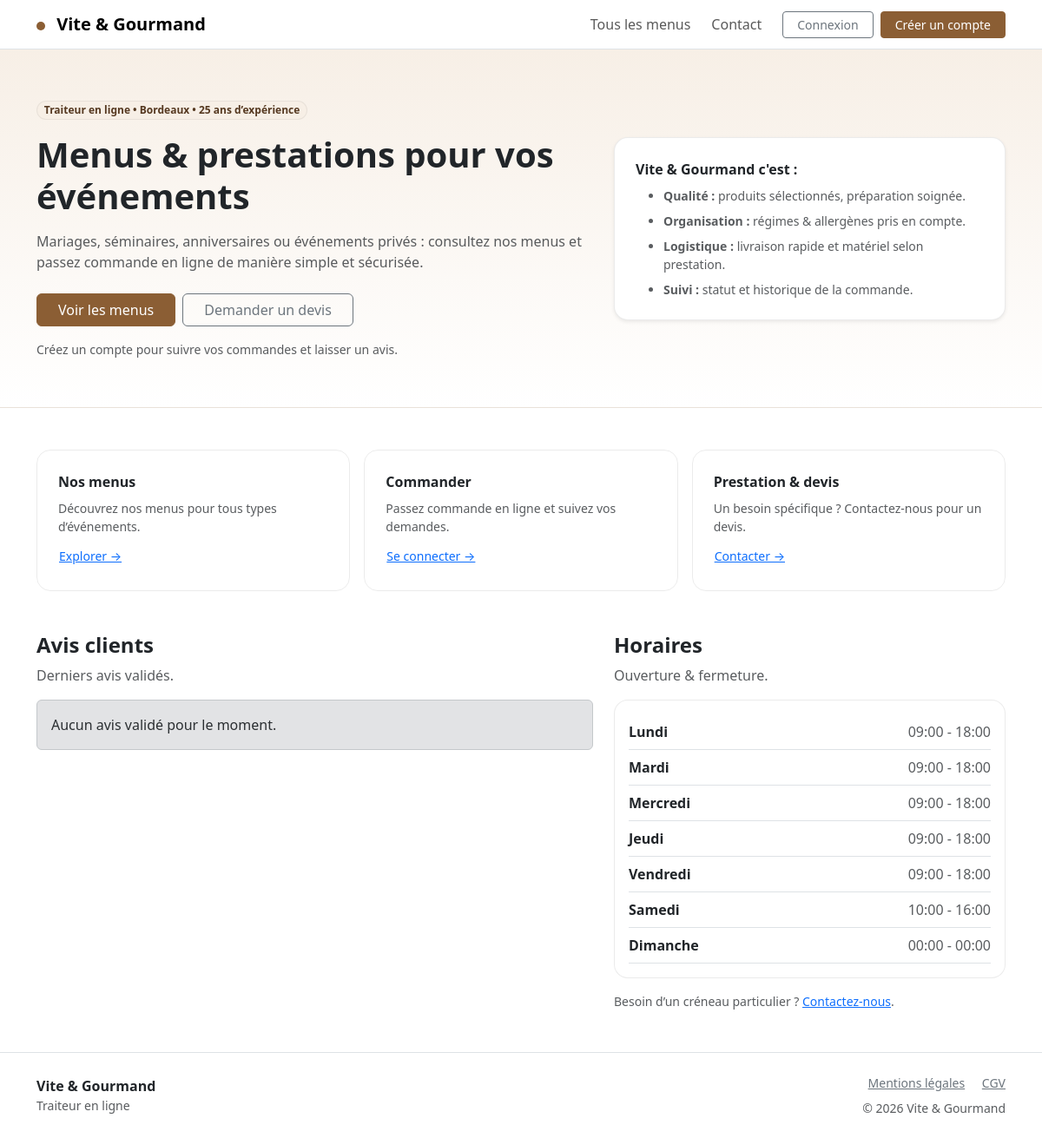
The page / on the database its author committed.
### tables this page shows
CREATE TABLE horaire (
  horaire_id INT AUTO_INCREMENT PRIMARY KEY,
  jour VARCHAR(50) NOT NULL,
  heure_ouverture VARCHAR(50) NOT NULL,
  heure_fermeture VARCHAR(50) NOT NULL
);

### index.php (the view, shortened to what this page needs)
<?php
$user = $_SESSION['user'] ?? null;
$pdo = db();
$baseUrl = rtrim(str_replace('\\', '/', dirname($_SERVER['SCRIPT_NAME'])), '/');
$horaires = $pdo->query("
    SELECT jour, heure_ouverture, heure_fermeture
    FROM horaire
    ORDER BY horaire_id ASC
")->fetchAll();
$avisValides = $pdo->query("
    SELECT note, description
    FROM avis
    WHERE statut = 'valide'
    ORDER BY avis_id DESC
    LIMIT 5
")->fetchAll();
$role = $user['role'] ?? '';
$isStaff = ($role === 'employee' || $role === 'admin');
?>
<!doctype html>
<html lang="fr">
<head>
    <link href="https://cdn.jsdelivr.net/npm/bootstrap@5.3.3/dist/css/bootstrap.min.css" rel="stylesheet">
    <link rel="stylesheet" href="<?= $baseUrl ?>/assets/css/style.css">
</head>
<body class="bg-white">
<nav class="navbar navbar-expand-lg navbar-light bg-white border-bottom sticky-top">
    <div class="container">
        <a class="navbar-brand fw-semibold" href="<?= $baseUrl ?>/index.php">
            <span class="me-2 brand-dot"></span>
            Vite & Gourmand
        </a>
        <div class="collapse navbar-collapse" id="mainNav">
            <ul class="navbar-nav ms-auto align-items-lg-center gap-lg-2">
                <li class="nav-item"><a class="nav-link" href="<?= $baseUrl ?>/menus.php">Tous les menus</a></li>
                <li class="nav-item"><a class="nav-link" href="<?= $baseUrl ?>/contact.php">Contact</a></li>
                <?php if ($user): ?>
                    <li class="nav-item"><a class="nav-link" href="<?= $baseUrl ?>/mes-commandes.php">Mes commandes</a></li>
                    <?php if ($isStaff): ?>
                        <li class="nav-item">
                            <a class="btn btn-outline-secondary btn-sm px-3" href="<?= $baseUrl ?>/admin.php">Espace gestion</a>
                        </li>
                    <?php endif; ?>
                    <li class="nav-item dropdown">
                        <a class="nav-link dropdown-toggle" href="#" role="button" data-bs-toggle="dropdown" aria-expanded="false">
                            Mon compte
                        </a>
                        <ul class="dropdown-menu dropdown-menu-end">
                            <li><a class="dropdown-item" href="<?= $baseUrl ?>/profil.php">Mon profil</a></li>
                            <li><hr class="dropdown-divider"></li>
                            <li><a class="dropdown-item text-danger" href="<?= $baseUrl ?>/logout.php">Déconnexion</a></li>
                        </ul>
                    </li>
                <?php else: ?>
                    <li class="nav-item ms-lg-2">
                        <a class="btn btn-outline-secondary btn-sm px-3" href="<?= $baseUrl ?>/login.php">Connexion</a>
                    </li>
                    <li class="nav-item">
                        <a class="btn btn-primary btn-sm px-3"
                           href="<?= $baseUrl ?>/register.php">Créer un compte</a>
                    </li>
                <?php endif; ?>
            </ul>
        </div>
    </div>
</nav>
<header class="py-5 hero">
    <div class="container py-2">
        <div class="row align-items-center g-4">
            <div class="col-lg-7">
        <span class="badge rounded-pill mb-3"
              style="background:#f7efe6; color:#553820; border:1px solid rgba(0,0,0,.06);">
  Traiteur en ligne • Bordeaux • 25 ans d’expérience
</span>
                <h1 class="display-6 fw-semibold">Menus & prestations pour vos événements</h1>
                <p class="text-muted mt-3 mb-4">
                    Mariages, séminaires, anniversaires ou événements privés : consultez nos menus et passez commande en ligne
                    de manière simple et sécurisée.
                </p>
                <div class="d-flex gap-2 flex-wrap">
                    <a class="btn btn-primary px-4"
                       href="<?= $baseUrl ?>/menus.php">Voir les menus</a>
                    <a class="btn btn-outline-secondary px-4" href="<?= $baseUrl ?>/contact.php">Demander un devis</a>
                </div>
                <?php if ($user): ?>
                    <div class="small text-muted mt-3">
                        Connecté<?= isset($user['prenom']) ? ' en tant que ' . htmlspecialchars($user['prenom']) : '' ?>.
                    </div>
                <?php else: ?>
                    <div class="small text-muted mt-3">Créez un compte pour suivre vos commandes et laisser un avis.</div>
                <?php endif; ?>
            </div>
            <div class="col-lg-5">
                <div class="p-4 bg-white shadow-sm" style="border:1px solid rgba(0,0,0,.08);border-radius:16px;">
                    <div class="fw-semibold mb-2">Vite & Gourmand c'est :</div>
                    <ul class="text-muted small mb-0">
                        <li class="mb-2"><strong>Qualité :</strong> produits sélectionnés, préparation soignée.</li>
                        <li class="mb-2"><strong>Organisation :</strong> régimes & allergènes pris en compte.</li>
                        <li class="mb-2"><strong>Logistique :</strong> livraison rapide et matériel selon prestation.</li>
                        <li><strong>Suivi :</strong> statut et historique de la commande.</li>
                    </ul>
                </div>
            </div>
        </div>
    </div>
</header>
<main class="container my-5">
    <section class="mb-5">
        <div class="row g-3">
            <div class="col-md-4">
                <div class="p-4 h-100" style="border:1px solid rgba(0,0,0,.08);border-radius:16px;">
                    <div class="fw-semibold">Nos menus</div>
                    <div class="text-muted small mt-2">Découvrez nos menus pour tous types d’événements.</div>
                    <a class="btn btn-sm btn-link px-0 mt-2" href="<?= $baseUrl ?>/menus.php">Explorer →</a>
                </div>
            </div>
            <div class="col-md-4">
                <div class="p-4 h-100" style="border:1px solid rgba(0,0,0,.08);border-radius:16px;">
                    <div class="fw-semibold">Commander</div>
                    <div class="text-muted small mt-2">Passez commande en ligne et suivez vos demandes.</div>
                    <?php if ($user): ?>
                        <a class="btn btn-sm btn-link px-0 mt-2" href="<?= $baseUrl ?>/mes-commandes.php">Voir mes commandes →</a>
                    <?php else: ?>
                        <a class="btn btn-sm btn-link px-0 mt-2" href="<?= $baseUrl ?>/login.php">Se connecter →</a>
                    <?php endif; ?>
                </div>
            </div>
            <div class="col-md-4">
                <div class="p-4 h-100" style="border:1px solid rgba(0,0,0,.08);border-radius:16px;">
                    <div class="fw-semibold">Prestation & devis</div>
                    <div class="text-muted small mt-2">Un besoin spécifique ? Contactez-nous pour un devis.</div>
                    <a class="btn btn-sm btn-link px-0 mt-2" href="<?= $baseUrl ?>/contact.php">Contacter →</a>
                </div>
            </div>
        </div>
    </section>
    <section class="mb-5">
        <div class="row g-4">
            <div class="col-lg-7">
                <h2 class="h4 fw-semibold">Avis clients</h2>
                <p class="text-muted mb-3">Derniers avis validés.</p>
                <?php if (!$avisValides): ?>
                    <div class="alert alert-secondary mb-0">Aucun avis validé pour le moment.</div>
                <?php endif; ?>
            </div>
            <div class="col-lg-5">
                <h2 class="h4 fw-semibold">Horaires</h2>
                <p class="text-muted mb-3">Ouverture & fermeture.</p>
                <div class="bg-white p-3" style="border:1px solid rgba(0,0,0,.08);border-radius:16px;">
                    <ul class="list-unstyled mb-0">
                        <?php foreach ($horaires as $h): ?>
                            <li class="d-flex justify-content-between py-2 border-bottom">
                                <span class="fw-semibold"><?= htmlspecialchars($h['jour']); ?></span>
                                <span class="text-muted">
                  <?php if ($h['heure_ouverture'] && $h['heure_fermeture']): ?>
                      <?= htmlspecialchars(substr($h['heure_ouverture'], 0, 5)); ?> - <?= htmlspecialchars(substr($h['heure_fermeture'], 0, 5)); ?>
                  <?php else: ?>
                      Fermé
                  <?php endif; ?>
                </span>
                            </li>
                        <?php endforeach; ?>
                    </ul>
                </div>
                <div class="small text-muted mt-3">
                    Besoin d’un créneau particulier ? <a href="<?= $baseUrl ?>/contact.php">Contactez-nous</a>.
                </div>
            </div>
        </div>
    </section>
</main>
<footer class="border-top">
    <div class="container py-4">
        <div class="row g-3 align-items-center">
            <div class="col-md-6">
                <div class="fw-semibold">Vite & Gourmand</div>
                <div class="text-muted small">Traiteur en ligne</div>
            </div>
            <div class="col-md-6 text-md-end">
                <div class="small">
                    <a class="link-secondary me-3" href="<?= $baseUrl ?>/mentions-legales.php">Mentions légales</a>
                    <a class="link-secondary" href="<?= $baseUrl ?>/cgv.php">CGV</a>
                </div>
                <div class="text-muted small mt-2">© <?= date('Y'); ?> Vite & Gourmand</div>
            </div>
        </div>
    </div>
</footer>
</body>
</html>

### assets/css/style.css (style rules this page uses)
:root { --brand:#8b5e34; --brand-2:#f7efe6; --brand-3:#553820; }
.brand-dot { display:inline-block; width:10px;height:10px;border-radius:999px; background:var(--brand); vertical-align:middle; }
.hero { background: linear-gradient(180deg, var(--brand-2), #fff); border-bottom: 1px solid rgba(0,0,0,.06); }
.btn-primary { background:var(--brand); border-color:var(--brand); }

### rows shown on the page
horaire: jour "Lundi", heure_ouverture "09:00", heure_fermeture "18:00"
horaire: jour "Mardi", heure_ouverture "09:00", heure_fermeture "18:00"
horaire: jour "Mercredi", heure_ouverture "09:00", heure_fermeture "18:00"
horaire: jour "Jeudi", heure_ouverture "09:00", heure_fermeture "18:00"
horaire: jour "Vendredi", heure_ouverture "09:00", heure_fermeture "18:00"
horaire: jour "Samedi", heure_ouverture "10:00", heure_fermeture "16:00"
horaire: jour "Dimanche", heure_ouverture "00:00", heure_fermeture "00:00"
